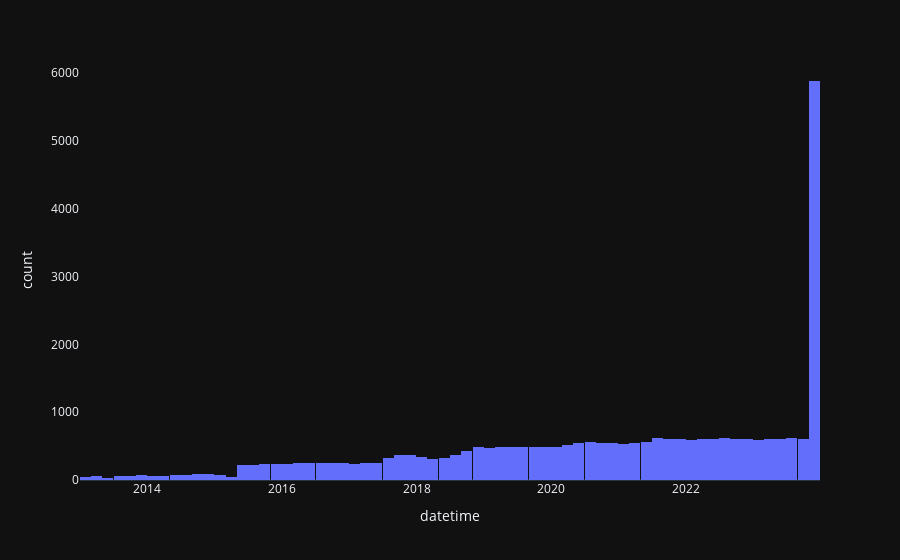

The code cell stored with this chart in its notebook:
### Markdown cell above
### Overview of records between 2013-2023:

### Code cell
# plot representing records in the 2013-2023 time period
fig = px.histogram(df_2013_2023, x='datetime', template='plotly_dark')

# update shape of the plot
fig.update_layout(
    xaxis=dict(showgrid=False),
    yaxis=dict(showgrid=False)
)
fig.show()

### Figure 1 — Plotly figure (JSON) as saved in the notebook; plotly's stock layout.template omitted (floating-point values rounded to 4 significant figures; data arrays with more than 128 entries replaced by an {"elided": "..."} marker saying what was removed)
{"data": [{"alignmentgroup": "True", "bingroup": "x", "hovertemplate": "datetime=%{x}<br>count=%{y}<extra></extra>", "legendgroup": "", "marker": {"color": "#636efa", "pattern": {"shape": ""}}, "name": "", "offsetgroup": "", "orientation": "v", "showlegend": false, "type": "histogram", "x": {"elided": "29501 str values"}, "xaxis": "x", "yaxis": "y"}], "layout": {"barmode": "relative", "legend": {"tracegroupgap": 0}, "margin": {"t": 60}, "xaxis": {"anchor": "y", "domain": [0, 1], "showgrid": false, "title": {"text": "datetime"}}, "yaxis": {"anchor": "x", "domain": [0, 1], "showgrid": false, "title": {"text": "count"}}}}
